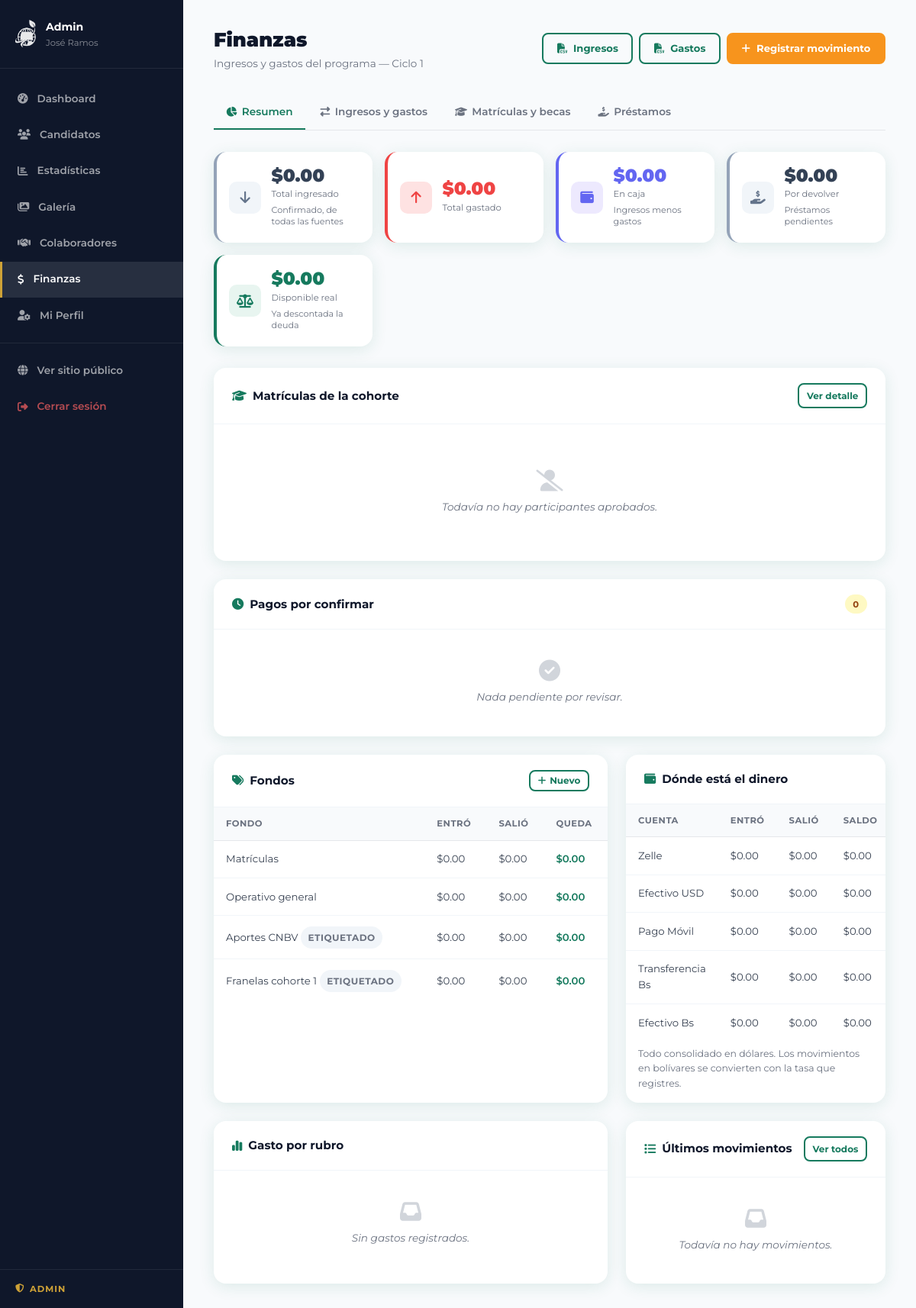
Page /admin/finanzas (signed in) on the committed database.
### tables this page shows
CREATE TABLE IF NOT EXISTS fondos (
    id          INT UNSIGNED NOT NULL AUTO_INCREMENT,
    nombre      VARCHAR(120) NOT NULL,
    descripcion VARCHAR(255) NULL,
    tipo        ENUM('general','especifico') NOT NULL DEFAULT 'especifico'
                COMMENT 'general = caja común; especifico = dinero etiquetado',
    activo      TINYINT      NOT NULL DEFAULT 1,
    created_at  TIMESTAMP    NOT NULL DEFAULT CURRENT_TIMESTAMP,
    PRIMARY KEY (id),
    UNIQUE KEY uq_fondo_nombre (nombre)
);

CREATE TABLE IF NOT EXISTS cuentas (
    id         INT UNSIGNED NOT NULL AUTO_INCREMENT,
    nombre     VARCHAR(100) NOT NULL,
    tipo       ENUM('zelle','pago_movil','transferencia','efectivo','otro') NOT NULL,
    moneda     ENUM('USD','VES') NOT NULL DEFAULT 'USD',
    titular    VARCHAR(150) NULL,
    detalle    VARCHAR(200) NULL COMMENT 'Banco, correo Zelle, teléfono',
    activa     TINYINT      NOT NULL DEFAULT 1,
    orden      TINYINT      NOT NULL DEFAULT 0,
    created_at TIMESTAMP    NOT NULL DEFAULT CURRENT_TIMESTAMP,
    PRIMARY KEY (id),
    UNIQUE KEY uq_cuenta_nombre (nombre)
);

### src/app/controllers/AdminController.php (called while the page is built, shortened)
<?php
require_once APP_PATH . '/models/FinanzasModel.php';
class AdminController extends Controller {
    public function finanzas(): void {
        $fin       = new FinanzasModel();
        $ingresos  = new IngresoModel();
        $gastos    = new GastoModel();
        $pagos     = new PagoModel();
        $this->render('admin/finanzas', [
            'titulo'              => 'Finanzas',
            'kpis'                => $fin->kpis(),
            'matricula'           => $pagos->totalesMatricula(),
            'fondos'              => $fin->resumenPorFondo(),
            'cuentas'             => $fin->resumenPorCuenta(),
            'flujo'               => $fin->flujoMensual(),
            'pendientes'          => $ingresos->pendientes(),
            'ultimos_ingresos'    => $ingresos->listar([], 8),
            'ultimos_gastos'      => $gastos->recientes(8),
            'gastos_categoria'    => $gastos->totalesPorCategoria(),
            'prestamos'           => (new PrestamoModel())->listar(),
        ], 'admin');
    }
}

### src/app/models/Model.php (called while the page is built, shortened)
<?php
class Model {
    public function __construct() {
        $this->db = Database::getConnection();
    }
}

### src/app/config/db.php (called while the page is built, shortened)
<?php
class Database {
    private static string $host     = '';
    private static string $dbname   = '';
    private static string $user     = '';
    private static string $password = '';
    private static string $charset  = 'utf8mb4';
    private static function init(): void {
        self::$host     = $_ENV['DB_HOST'] ?? getenv('DB_HOST') ?: 'localhost';
        self::$dbname   = $_ENV['DB_NAME'] ?? getenv('DB_NAME') ?: 'hosting63201us_misioneros';
        self::$user     = $_ENV['DB_USER'] ?? getenv('DB_USER') ?: 'hosting63201us_admin';
        self::$password = $_ENV['DB_PASS'] ?? getenv('DB_PASS') ?: 'Admin123*';
    }
    private static ?PDO $instance = null;
    public static function getConnection(): PDO {
        if (self::$instance === null) {
            $dsn = "mysql:host=" . self::$host
                 . ";dbname=" . self::$dbname
                 . ";charset=" . self::$charset;
            $options = [
                PDO::ATTR_ERRMODE            => PDO::ERRMODE_EXCEPTION,
                PDO::ATTR_DEFAULT_FETCH_MODE => PDO::FETCH_ASSOC,
                PDO::ATTR_EMULATE_PREPARES   => false,
            ];
            try {
                self::$instance = new PDO($dsn, self::$user, self::$password, $options);
                self::$instance->exec("SET NAMES utf8mb4");
            } catch (PDOException $e) {
                if (defined('APP_DEV') && APP_DEV) {
                    die('DB Error: ' . $e->getMessage());
                }
                error_log('DB connection failed: ' . $e->getMessage());
                http_response_code(503);
                die('El servicio no está disponible temporalmente. Intenta más tarde.');
            }
        }
        return self::$instance;
    }
}

### src/app/models/FinanzasModel.php (called while the page is built, shortened)
<?php
require_once APP_PATH . '/models/Model.php';
class FinanzasModel extends Model {
    public function kpis(): array {
        $ingresos = (float) $this->db->query(
            "SELECT COALESCE(SUM(monto_usd), 0) FROM ingresos WHERE estatus = 'confirmado'"
        )->fetchColumn();
        $gastos = (float) $this->db->query(
            "SELECT COALESCE(SUM(monto_usd), 0) FROM gastos"
        )->fetchColumn();
        $deuda = (new PrestamoModel())->saldoTotal();
        $pendientes = (int) $this->db->query(
            "SELECT COUNT(*) FROM ingresos WHERE estatus = 'pendiente'"
        )->fetchColumn();
        return [
            'ingresos'            => $ingresos,
            'gastos'              => $gastos,
            'en_caja'             => round($ingresos - $gastos, 2),
            'deuda_prestamos'     => $deuda,
            'disponible_real'     => round($ingresos - $gastos - $deuda, 2),
            'ingresos_pendientes' => $pendientes,
        ];
    }
    public function resumenPorFondo(): array {
        return $this->db->query("
            SELECT f.id, f.nombre, f.descripcion, f.tipo,
                   COALESCE((
                       SELECT SUM(i.monto_usd) FROM ingresos i
                       WHERE i.fondo_id = f.id AND i.estatus = 'confirmado'
                   ), 0) AS ingresos,
                   COALESCE((
                       SELECT SUM(g.monto_usd) FROM gastos g WHERE g.fondo_id = f.id
                   ), 0) AS gastos
            FROM fondos f
            WHERE f.activo = 1
            ORDER BY f.tipo ASC, f.nombre ASC
        ")->fetchAll();
    }
    public function resumenPorCuenta(): array {
        return $this->db->query("
            SELECT c.id, c.nombre, c.tipo, c.moneda,
                   COALESCE((
                       SELECT SUM(i.monto_usd) FROM ingresos i
                       WHERE i.cuenta_id = c.id AND i.estatus = 'confirmado'
                   ), 0) AS entradas,
                   COALESCE((
                       SELECT SUM(g.monto_usd) FROM gastos g WHERE g.cuenta_id = c.id
                   ), 0) AS salidas
            FROM cuentas c
            WHERE c.activa = 1
            ORDER BY c.orden ASC
        ")->fetchAll();
    }
}

### src/app/views/admin/finanzas.php (the view, shortened to what this page needs)
<div class="admin-layout">
    <?php include __DIR__ . '/../partials/admin_sidebar.php'; ?>
    <main class="admin-main">
        <div class="admin-header">
            <div>
                <h1>Finanzas</h1>
                <p>Ingresos y gastos del programa — Ciclo 1</p>
            </div>
            <div style="display:flex;gap:.5rem;align-items:center;flex-wrap:wrap;">
                <a href="/admin/finanzas/exportar?tipo=ingresos" class="btn btn--sm btn--outline">
                    <i class="fas fa-file-csv"></i> Ingresos
                </a>
                <a href="/admin/finanzas/exportar?tipo=gastos" class="btn btn--sm btn--outline">
                    <i class="fas fa-file-csv"></i> Gastos
                </a>
                <a href="/admin/finanzas/movimientos" class="btn btn--sm btn--primario">
                    <i class="fas fa-plus"></i> Registrar movimiento
                </a>
            </div>
        </div>
        <?php include __DIR__ . '/../partials/finanzas_nav.php'; ?>
        <div class="fin-kpis">
            <div class="kpi-card kpi-card--neutro">
                <div class="kpi-card__icono"><i class="fas fa-arrow-down"></i></div>
                <div class="kpi-card__datos">
                    <span class="kpi-card__num">$<?= number_format($kpis['ingresos'], 2) ?></span>
                    <span class="kpi-card__label">Total ingresado</span>
                    <span class="kpi-card__pie">Confirmado, de todas las fuentes</span>
                </div>
            </div>
            <div class="kpi-card kpi-card--rechazada">
                <div class="kpi-card__icono"><i class="fas fa-arrow-up"></i></div>
                <div class="kpi-card__datos">
                    <span class="kpi-card__num">$<?= number_format($kpis['gastos'], 2) ?></span>
                    <span class="kpi-card__label">Total gastado</span>
                </div>
            </div>
            <div class="kpi-card <?= $kpis['en_caja'] >= 0 ? 'kpi-card--total' : 'kpi-card--rechazada' ?>">
                <div class="kpi-card__icono"><i class="fas fa-wallet"></i></div>
                <div class="kpi-card__datos">
                    <span class="kpi-card__num"><?= usd($kpis['en_caja']) ?></span>
                    <span class="kpi-card__label">En caja</span>
                    <span class="kpi-card__pie">Ingresos menos gastos</span>
                </div>
            </div>
            <div class="kpi-card <?= $kpis['deuda_prestamos'] > 0 ? 'kpi-card--revision' : 'kpi-card--neutro' ?>">
                <div class="kpi-card__icono"><i class="fas fa-hand-holding-dollar"></i></div>
                <div class="kpi-card__datos">
                    <span class="kpi-card__num">$<?= number_format($kpis['deuda_prestamos'], 2) ?></span>
                    <span class="kpi-card__label">Por devolver</span>
                    <span class="kpi-card__pie">Préstamos pendientes</span>
                </div>
            </div>
            <div class="kpi-card <?= $kpis['disponible_real'] >= 0 ? 'kpi-card--aprobada' : 'kpi-card--rechazada' ?>">
                <div class="kpi-card__icono"><i class="fas fa-scale-balanced"></i></div>
                <div class="kpi-card__datos">
                    <span class="kpi-card__num"><?= usd($kpis['disponible_real']) ?></span>
                    <span class="kpi-card__label">Disponible real</span>
                    <span class="kpi-card__pie">Ya descontada la deuda</span>
                </div>
            </div>
        </div>
        <section class="admin-panel" style="margin-bottom:1.5rem">
            <div class="admin-panel__header">
                <h2><i class="fas fa-graduation-cap"></i> Matrículas de la cohorte</h2>
                <a href="/admin/finanzas/matriculas" class="btn btn--xs btn--outline">Ver detalle</a>
            </div>
            <div style="padding:1.25rem">
                <?php if ($matricula['participantes'] === 0): ?>
                <p class="fin-vacio"><i class="fas fa-user-slash"></i> Todavía no hay participantes aprobados.</p>
                <?php endif; ?>
            </div>
        </section>
        <section class="admin-panel" style="margin-bottom:1.5rem">
            <div class="admin-panel__header">
                <h2><i class="fas fa-clock"></i> Pagos por confirmar</h2>
                <span class="badge badge--warning"><?= count($pendientes) ?></span>
            </div>
            <?php if (empty($pendientes)): ?>
            <p class="fin-vacio"><i class="fas fa-check-circle"></i> Nada pendiente por revisar.</p>
            <?php endif; ?>
        </section>
        <div class="admin-cols">
            <section class="admin-panel" style="flex:1">
                <div class="admin-panel__header">
                    <h2><i class="fas fa-tags"></i> Fondos</h2>
                    <button class="btn btn--xs btn--outline" data-modal="modal-fondo">
                        <i class="fas fa-plus"></i> Nuevo
                    </button>
                </div>
                <div class="tabla-wrap">
                <table class="tabla">
                    <thead>
                        <tr><th>Fondo</th><th>Entró</th><th>Salió</th><th>Queda</th></tr>
                    </thead>
                    <tbody>
                    <?php foreach ($fondos as $f): ?>
                    <?php $saldo_f = (float)$f['ingresos'] - (float)$f['gastos']; ?>
                    <tr>
                        <td>
                            <?= htmlspecialchars($f['nombre']) ?>
                            <?php if ($f['tipo'] === 'especifico'): ?>
                            <span class="badge badge--neutro btn--xs">etiquetado</span>
                            <?php endif; ?>
                        </td>
                        <td>$<?= number_format($f['ingresos'], 2) ?></td>
                        <td>$<?= number_format($f['gastos'], 2) ?></td>
                        <td class="<?= $saldo_f < 0 ? 'texto-rojo' : 'texto-verde' ?>">
                            <?= usd($saldo_f) ?>
                        </td>
                    </tr>
                    <?php endforeach; ?>
                    </tbody>
                </table>
                </div>
            </section>
            <section class="admin-panel" style="flex:1">
                <div class="admin-panel__header">
                    <h2><i class="fas fa-wallet"></i> Dónde está el dinero</h2>
                </div>
                <div class="tabla-wrap">
                <table class="tabla">
                    <thead>
                        <tr><th>Cuenta</th><th>Entró</th><th>Salió</th><th>Saldo</th></tr>
                    </thead>
                    <tbody>
                    <?php foreach ($cuentas as $c): ?>
                    <?php $saldo_c = (float)$c['entradas'] - (float)$c['salidas']; ?>
                    <tr>
                        <td><?= htmlspecialchars($c['nombre']) ?></td>
                        <td>$<?= number_format($c['entradas'], 2) ?></td>
                        <td>$<?= number_format($c['salidas'], 2) ?></td>
                        <td class="<?= $saldo_c < 0 ? 'texto-rojo' : '' ?>"><?= usd($saldo_c) ?></td>
                    </tr>
                    <?php endforeach; ?>
                    </tbody>
                </table>
                <p class="fin-nota" style="padding:0 1rem 1rem">Todo consolidado en dólares. Los movimientos en bolívares se convierten con la tasa que registres.</p>
                </div>
            </section>
        </div>
        <div class="admin-cols" style="margin-top:1.5rem">
            <section class="admin-panel" style="flex:1">
                <div class="admin-panel__header">
                    <h2><i class="fas fa-chart-simple"></i> Gasto por rubro</h2>
                </div>
                <?php if (empty($gastos_categoria)): ?>
                <p class="fin-vacio"><i class="fas fa-inbox"></i> Sin gastos registrados.</p>
                <?php endif; ?>
            </section>
            <section class="admin-panel" style="flex:1">
                <div class="admin-panel__header">
                    <h2><i class="fas fa-list"></i> Últimos movimientos</h2>
                    <a href="/admin/finanzas/movimientos" class="btn btn--xs btn--outline">Ver todos</a>
                </div>
                <?php
                    $mov = [];
                    usort($mov, fn($a, $b) => strcmp($b['fecha'], $a['fecha']));
                    $mov = array_slice($mov, 0, 10);
                ?>
                <?php if (empty($mov)): ?>
                <p class="fin-vacio"><i class="fas fa-inbox"></i> Todavía no hay movimientos.</p>
                <?php endif; ?>
            </section>
        </div>
    </main>
</div>

### src/app/views/partials/finanzas_nav.php (style rules this page uses)
.fin-kpis { display: grid; gap: 1rem; margin-bottom: 1.75rem; grid-template-columns: repeat(auto-fit, minmax(205px, 1fr)); }
.kpi-card__pie { font-size: 0.7rem; color: var(--gris); margin-top: 0.3rem; line-height: 1.35; }
.kpi-card--neutro { border-left-color: #94a3b8; }
.kpi-card--neutro .kpi-card__icono { background: #f1f5f9; color: #64748b; }
.kpi-card--neutro .kpi-card__num { color: #334155; }
.kpi-card__num { font-size: 1.45rem; }
.texto-verde { color: var(--verde); font-weight: 600; }
.fin-nota { display: block; font-size: 0.78rem; color: var(--gris); line-height: 1.55; margin-top: 0.4rem; }
.fin-vacio { text-align: center; padding: 2.5rem 1.5rem; color: var(--gris); font-size: 0.85rem; font-style: italic; }
.fin-vacio i { display: block; font-size: 1.75rem; margin-bottom: 0.6rem; color: #d1d5db; }
.badge--warning { background: #fef9c3; color: #92400e; }
.badge--neutro { background: #f1f5f9; color: var(--gris); }
.btn--xs { padding: 0.3rem 0.6rem; font-size: 0.75rem; display: inline-flex; align-items: center; gap: 0.3rem; }

### rows in the picture
fondos: nombre "Matrículas", ingresos "0.00", gastos "0.00", saldo_f "$0.00"
fondos: nombre "Operativo general", ingresos "0.00", gastos "0.00", saldo_f "$0.00"
fondos: nombre "Aportes CNBV", tipo "ETIQUETADO", ingresos "0.00", gastos "0.00", saldo_f "$0.00"
fondos: nombre "Franelas cohorte 1", tipo "ETIQUETADO", ingresos "0.00", gastos "0.00", saldo_f "$0.00"
cuentas: nombre "Zelle", entradas "0.00", salidas "0.00", saldo_c "$0.00"
cuentas: nombre "Efectivo USD", entradas "0.00", salidas "0.00", saldo_c "$0.00"
cuentas: nombre "Pago Móvil", entradas "0.00", salidas "0.00", saldo_c "$0.00"
cuentas: nombre "Transferencia Bs", entradas "0.00", salidas "0.00", saldo_c "$0.00"
cuentas: nombre "Efectivo Bs", entradas "0.00", salidas "0.00", saldo_c "$0.00"

### other values in the picture
$_SESSION['usuario_nombre'] "José Ramos"
$_SESSION['usuario_rol'] "ADMIN"
$texto "Resumen"
$texto "Ingresos y gastos"
$texto "Matrículas y becas"
$texto "Préstamos"
$kpis['ingresos'] "0.00"
$kpis['gastos'] "0.00"
usd($kpis['en_caja']) "$0.00"
$kpis['deuda_prestamos'] "0.00"
usd($kpis['disponible_real']) "$0.00"
count($pendientes) "0"
